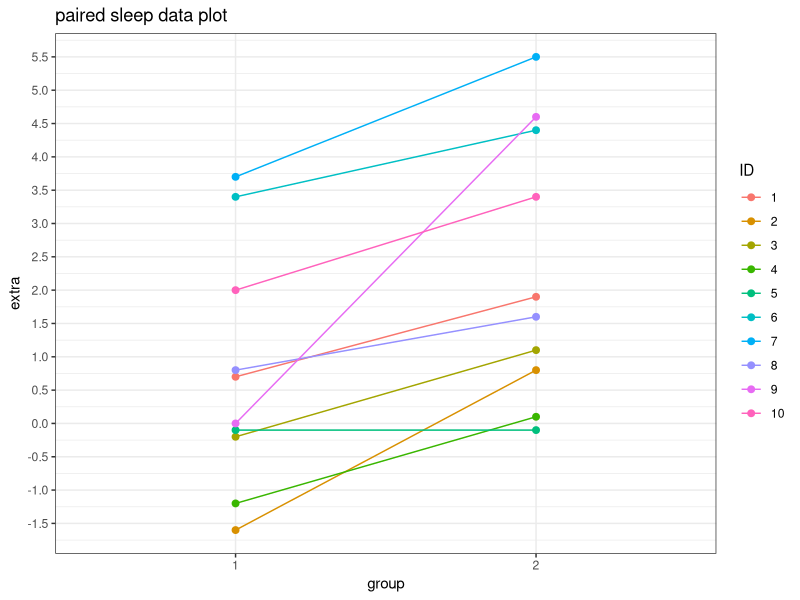

Here is the R script that generated this plot: (Note: this script raises an error after producing the figure.)
#show 4 different calls to t.test
#display as 4 long array
g1 <- sleep$extra[sleep$group == 1]
g2 <- sleep$extra[sleep$group == 2]
difference <- g2 - g1
mn <- mean(difference)
n  <- 10
s  <- sd(g2 - g1)
## paired plot
library(ggplot2)
ggplot(data = sleep,aes(x = group,y = extra)) + geom_point(aes(colour = ID),cex = 2) + 
    geom_line(aes(group = ID,colour = ID)) + theme_bw() + ggtitle("paired sleep data plot") + 
    scale_y_continuous(n.breaks = 20)
## paired t 95% confidence interval
rbind(
  mn + c(-1, 1) * qt(.975,n - 1) * s / sqrt(n),
  as.vector(t.test(difference)$conf.int),
  as.vector(t.test(g2, g1, paired = TRUE)$conf.int),
  as.vector(t.test(extra ~ I(relevel(group, 2)), paired = TRUE, data = sleep)$conf.int),
  ## add normal ci although samples not big enough
  mn + c(-1,1) * qnorm(.975) * s / sqrt(n) ## notice it is narrower
  )
# pvalue for a paired test 
2 * pt(sqrt(10) * mean(difference)/sd(difference),df = 9,lower.tail = FALSE)
## we reject the null hypothesis 